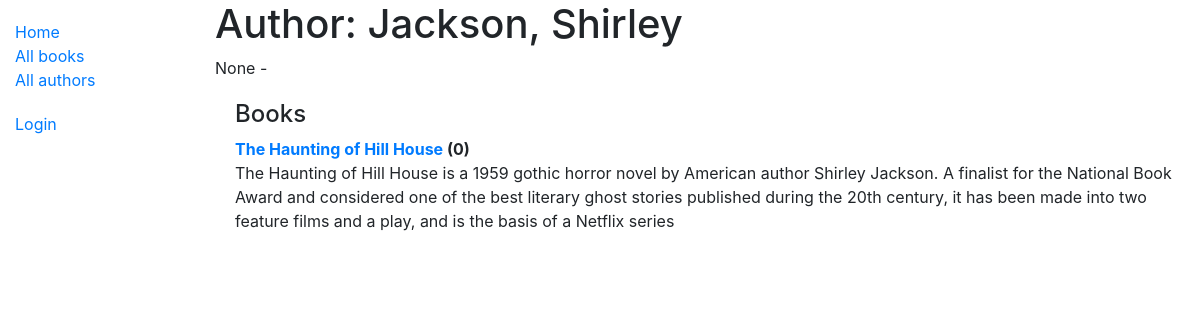
The app's page /catalog/author/1 with its own data.
### catalog/models.py (models this page shows, shortened)
class Author(models.Model):
    first_name = models.CharField(max_length=100)
    last_name = models.CharField(max_length=100)
    date_of_birth = models.DateField(null=True, blank=True)
    date_of_death = models.DateField('died', null=True, blank=True)
    class Meta:
        ordering = ['last_name', 'first_name']
    def __str__(self):
        return '{0}, {1}'.format(self.last_name, self.first_name)

class Book(models.Model):
    title = models.CharField(max_length=200)
    author = models.ForeignKey('Author', on_delete=models.SET_NULL, null=True)
    summary = models.TextField(max_length=1000, help_text="Enter a brief description of the book")
    isbn = models.CharField('ISBN', max_length=13,
                            unique=True,
                            help_text='13 Character <a href="https://www.isbn-international.org/content/what-isbn'
                                      '">ISBN number</a>')
    genre = models.ManyToManyField(Genre, help_text="Select a genre for this book")
    language = models.ForeignKey('Language', on_delete=models.SET_NULL, null=True)
    class Meta:
        ordering = ['title', 'author']
    def display_genre(self):
        """Creates a string for the Genre. This is required to display genre in Admin."""
        return ', '.join([genre.name for genre in self.genre.all()[:3]])
    display_genre.short_description = 'Genre'
    def __str__(self):
        return self.title

### catalog/views.py (the view)
class AuthorDetailView(generic.DetailView):
    model = Author

### catalog/templates/catalog/author_detail.html
{% extends "base_generic.html" %}
{% block content %}
<h1>Author: {{ author }} </h1>
<p>{{author.date_of_birth}} - {% if author.date_of_death %}{{author.date_of_death}}{% endif %}</p>
<div style="margin-left:20px;margin-top:20px">
<h4>Books</h4>
<dl>
{% for book in author.book_set.all %}
  <dt><a href="{% url 'book-detail' book.pk %}">{{book}}</a> ({{book.bookinstance_set.all.count}})</dt>
  <dd>{{book.summary}}</dd>
{% endfor %}
</dl>
</div>
{% endblock %}

### records on screen
Author: last_name+first_name "Jackson, Shirley", date_of_birth "None"
Book: title "The Haunting of Hill House", bookinstance_set.all.count "0", summary "The Haunting of Hill House is a 1959 gothic horror novel by American author Shirley Jackson. A finalist for the National Book Award and considered one of the best literary ghost stories published during the 20th century, it has been made into two feature films and a play, and is the basis of a Netflix series"
